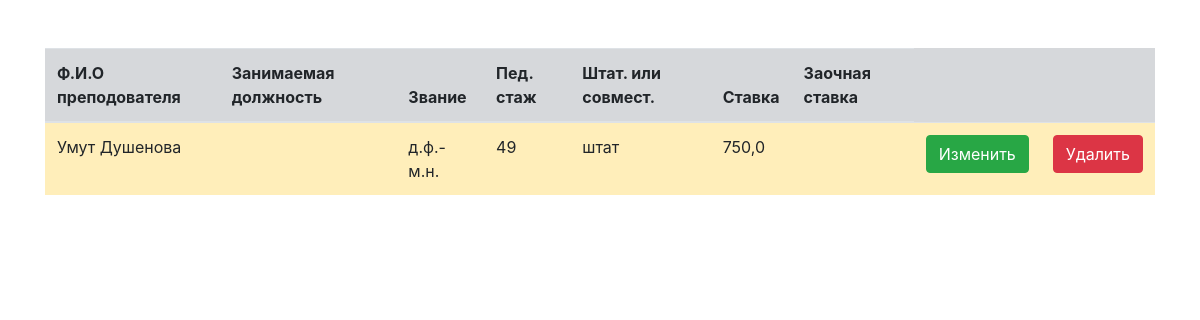
/api/teacher/teacherlist/, run on the app's committed database.
### apps/teacher/models.py (models this page shows, shortened)
class Teacher(models.Model):
    first_name = models.CharField(max_length=20, verbose_name='Имя')
    last_name = models.CharField(max_length=30, verbose_name='Фамилия')
    is_budget = models.BooleanField(default=False, verbose_name='Бюджет')
    is_not_budget = models.BooleanField(default=False, verbose_name='Не бюджет')
    job_title = models.ForeignKey(Doljnost, on_delete=models.SET_NULL, null=True, blank=True, verbose_name='Должность')
    is_not_budget = models.BooleanField(default=False, verbose_name='Не бюджет')
    job_title = models.ForeignKey(Doljnost, on_delete=models.SET_NULL, null=True, blank=True, verbose_name='Должность')
    zvanie = models.CharField(max_length=120, verbose_name='Звание')
    ped_staj = models.IntegerField(verbose_name='Пед стаж')
    shtat_sovmest = models.CharField(max_length=250, verbose_name='Штат.или совмест.')
    stavka = models.FloatField(verbose_name='Ставка')
    stavka_budget = models.FloatField(default=0, verbose_name='Ставка для бюджета')
    class Meta:
        verbose_name = 'Преподователь'
        verbose_name_plural = 'Преподователи'
        ordering = ('-id',)
    def get_full_name(self):
        return self.first_name + ' ' + self.last_name

### api/teacher/views.py (the view)
# urls.py: path('teacherlist/', views.teacherlist, name='teacherlist'),
def teacherlist(request):
    teacher = Teacher.objects.all
    context = {'teachers': teacher}
    return render(request, 'teacherlist.html', context)

### api/teacher/templates/teacherlist.html (shortened to what this page needs)
{% load static %}
<!DOCTYPE html>
<html lang="en">
<head>
    <link rel="stylesheet" href="https://cdn.jsdelivr.net/npm/bootstrap@4.0.0/dist/css/bootstrap.min.css">
</head>
<body>
<div class="container my-5">
  <table  class="table table-secondary table-hover">
      <thead>
      <tr>
        <th scope="col">Ф.И.О преподователя</th>
        <th scope="col">Занимаемая должность</th>
        <th scope="col">Звание</th>
        <th scope="col">Пед. стаж</th>
        <th scope="col">Штат. или совмест.</th>
          <th scope="col">Ставка</th>
          <th scope="col">Заочная ставка</th>
      </tr>
      {% for teacher in teachers %}
          {% if teacher.is_budget %}
          <tr class="table-warning">
              <td>{{ teacher.get_full_name }}</td>
              <td>{{ teacher.get_job_title_display }}</td>
              <td>{{ teacher.zvanie }}</td>
              <td>{{ teacher.ped_staj }}</td>
              <td>{{ teacher.shtat_sovmest }}</td>
              <td>{{ teacher.stavka }}</td>
              <td>{{ teacher.zaochnoe_stavka }}</td>
              <td><a href="{% url 'updateteacher' teacher.id %}"><button class="btn btn-success" type="button">Изменить</button></a></td>
              <td><a href="{% url 'deleteteacher' teacher.id %}"><button class="btn btn-danger" type="button">Удалить</button></a></td>
          </tr>
          {% endif %}
      {% endfor %}
  </table>
</div>
</body>
</html>

### data on the page
Teacher: get_full_name "Умут Душенова", zvanie "д.ф.-м.н.", ped_staj "49", shtat_sovmest "штат", stavka "750,0"
